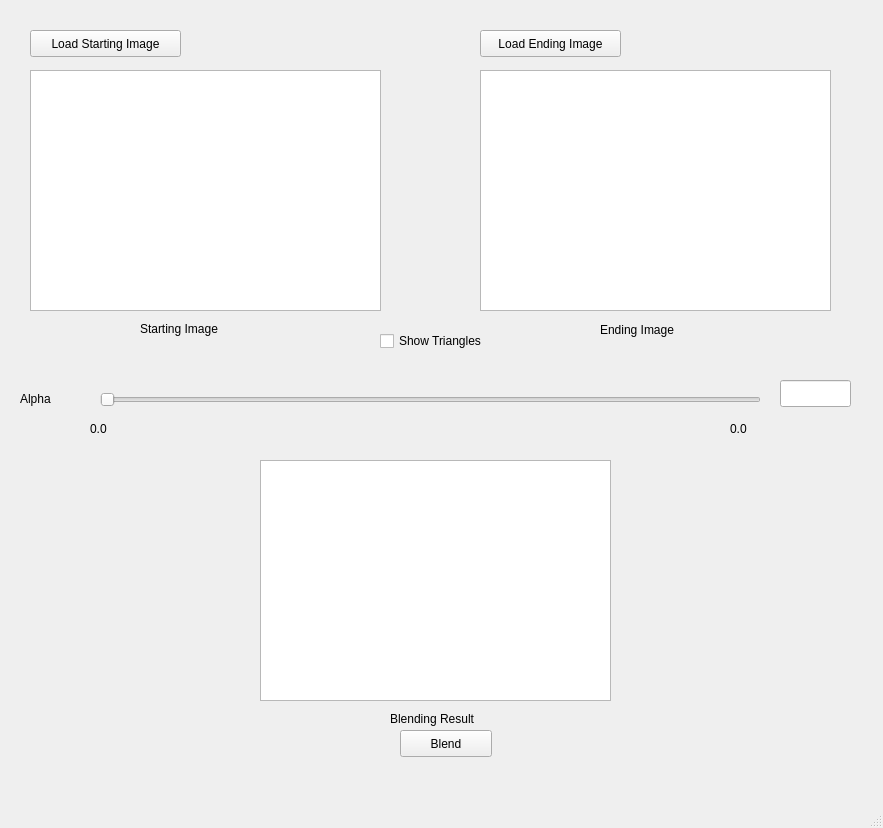
<?xml version="1.0" encoding="UTF-8"?>
<ui version="4.0">
 <class>MainWindow</class>
 <widget class="QMainWindow" name="MainWindow">
  <property name="geometry">
   <rect>
    <x>0</x>
    <y>0</y>
    <width>883</width>
    <height>828</height>
   </rect>
  </property>
  <property name="windowTitle">
   <string>MainWindow</string>
  </property>
  <widget class="QWidget" name="centralwidget">
   <widget class="QGraphicsView" name="graphicsView">
    <property name="geometry">
     <rect>
      <x>30</x>
      <y>70</y>
      <width>351</width>
      <height>241</height>
     </rect>
    </property>
   </widget>
   <widget class="QPushButton" name="pushButton">
    <property name="geometry">
     <rect>
      <x>30</x>
      <y>30</y>
      <width>151</width>
      <height>27</height>
     </rect>
    </property>
    <property name="text">
     <string>Load Starting Image</string>
    </property>
   </widget>
   <widget class="QLabel" name="label">
    <property name="geometry">
     <rect>
      <x>140</x>
      <y>320</y>
      <width>111</width>
      <height>17</height>
     </rect>
    </property>
    <property name="text">
     <string>Starting Image</string>
    </property>
   </widget>
   <widget class="QSlider" name="horizontalSlider">
    <property name="geometry">
     <rect>
      <x>100</x>
      <y>390</y>
      <width>661</width>
      <height>19</height>
     </rect>
    </property>
    <property name="mouseTracking">
     <bool>false</bool>
    </property>
    <property name="acceptDrops">
     <bool>false</bool>
    </property>
    <property name="autoFillBackground">
     <bool>false</bool>
    </property>
    <property name="orientation">
     <enum>Qt::Horizontal</enum>
    </property>
   </widget>
   <widget class="QLineEdit" name="lineEdit">
    <property name="geometry">
     <rect>
      <x>780</x>
      <y>380</y>
      <width>71</width>
      <height>27</height>
     </rect>
    </property>
   </widget>
   <widget class="QLabel" name="label_2">
    <property name="geometry">
     <rect>
      <x>600</x>
      <y>320</y>
      <width>111</width>
      <height>20</height>
     </rect>
    </property>
    <property name="text">
     <string>Ending Image</string>
    </property>
   </widget>
   <widget class="QGraphicsView" name="graphicsView_2">
    <property name="geometry">
     <rect>
      <x>480</x>
      <y>70</y>
      <width>351</width>
      <height>241</height>
     </rect>
    </property>
   </widget>
   <widget class="QPushButton" name="pushButton_2">
    <property name="geometry">
     <rect>
      <x>480</x>
      <y>30</y>
      <width>141</width>
      <height>27</height>
     </rect>
    </property>
    <property name="text">
     <string>Load Ending Image</string>
    </property>
   </widget>
   <widget class="QGraphicsView" name="graphicsView_3">
    <property name="geometry">
     <rect>
      <x>260</x>
      <y>460</y>
      <width>351</width>
      <height>241</height>
     </rect>
    </property>
   </widget>
   <widget class="QPushButton" name="pushButton_3">
    <property name="geometry">
     <rect>
      <x>400</x>
      <y>730</y>
      <width>92</width>
      <height>27</height>
     </rect>
    </property>
    <property name="text">
     <string>Blend</string>
    </property>
   </widget>
   <widget class="QLabel" name="label_3">
    <property name="geometry">
     <rect>
      <x>390</x>
      <y>710</y>
      <width>111</width>
      <height>17</height>
     </rect>
    </property>
    <property name="text">
     <string>Blending Result</string>
    </property>
   </widget>
   <widget class="QCheckBox" name="checkBox">
    <property name="geometry">
     <rect>
      <x>380</x>
      <y>330</y>
      <width>131</width>
      <height>22</height>
     </rect>
    </property>
    <property name="text">
     <string>Show Triangles</string>
    </property>
   </widget>
   <widget class="QLabel" name="label_4">
    <property name="geometry">
     <rect>
      <x>20</x>
      <y>390</y>
      <width>61</width>
      <height>17</height>
     </rect>
    </property>
    <property name="text">
     <string>Alpha</string>
    </property>
   </widget>
   <widget class="QLabel" name="label_5">
    <property name="geometry">
     <rect>
      <x>90</x>
      <y>420</y>
      <width>61</width>
      <height>17</height>
     </rect>
    </property>
    <property name="text">
     <string>0.0</string>
    </property>
   </widget>
   <widget class="QLabel" name="label_6">
    <property name="geometry">
     <rect>
      <x>730</x>
      <y>420</y>
      <width>61</width>
      <height>17</height>
     </rect>
    </property>
    <property name="text">
     <string>0.0</string>
    </property>
   </widget>
  </widget>
  <widget class="QMenuBar" name="menubar">
   <property name="geometry">
    <rect>
     <x>0</x>
     <y>0</y>
     <width>883</width>
     <height>25</height>
    </rect>
   </property>
  </widget>
  <widget class="QStatusBar" name="statusbar"/>
 </widget>
 <resources/>
 <connections/>
</ui>
